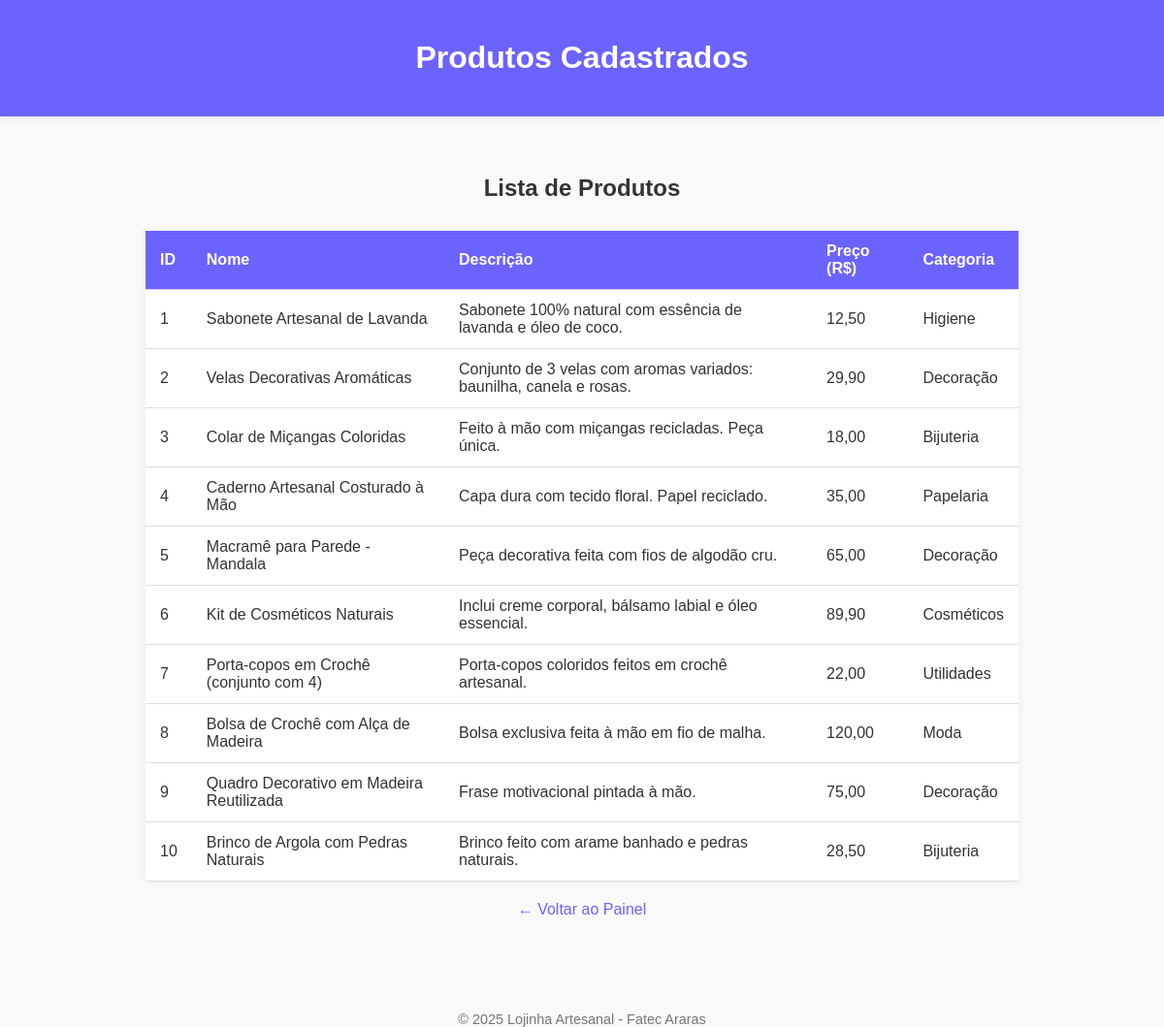
Screenshot of /listar.php (signed in) with the database file from the repository.
### tables this page shows
CREATE TABLE produtos_artesanais (
    id INT AUTO_INCREMENT PRIMARY KEY,
    nome_produto VARCHAR(100) NOT NULL,
    preco DECIMAL(10,2) NOT NULL,
    descricao VARCHAR(255),
    categoria VARCHAR(30)
);

### classe/db.php (called while the page is built, shortened)
<?php
class DB
{
    private $pdo;
    private $tabela = 'produtos_artesanais';
    public function __construct()
    {
        $host = 'localhost';
        $dbname = 'artesanato_db';
        $user = 'root';
        $pass = '';
        try {
            $dsn = "mysql:host=$host;dbname=$dbname;charset=utf8mb4";
            $this->pdo = new PDO($dsn, $user, $pass);
            $this->pdo->setAttribute(PDO::ATTR_ERRMODE, PDO::ERRMODE_EXCEPTION);
        } catch (PDOException $e) {
            die("Erro na conexão: " . $e->getMessage());
        }
    }
    public function listar()
    {
        $sql = "SELECT id, nome_produto, descricao, preco, categoria FROM {$this->tabela}";
        $stmt = $this->pdo->prepare($sql);
        $stmt->execute();
        return $stmt->fetchAll(PDO::FETCH_ASSOC);
    }
}

### listar.php (the view, shortened to what this page needs)
<?php
require('classe/db.php');
$db = new DB();
$produtos = $db->listar();
?>
<!DOCTYPE html>
<html lang="pt-br">
<head>
</head>
<body>
<header>
    <h1>Produtos Cadastrados</h1>
</header>
<main>
    <h2>Lista de Produtos</h2>
    <?php if (!empty($produtos)): ?>
        <table>
            <thead>
                <tr>
                    <th>ID</th>
                    <th>Nome</th>
                    <th>Descrição</th>
                    <th>Preço (R$)</th>
                    <th>Categoria</th>
                </tr>
            </thead>
            <tbody>
                <?php foreach ($produtos as $produto): ?>
                    <tr>
                        <td><?= htmlspecialchars($produto['id']) ?></td>
                        <td><?= htmlspecialchars($produto['nome_produto']) ?></td>
                        <td><?= htmlspecialchars($produto['descricao']) ?></td>
                        <td><?= number_format($produto['preco'], 2, ',', '.') ?></td>
                        <td><?= htmlspecialchars($produto['categoria']) ?></td>
                    </tr>
                <?php endforeach; ?>
            </tbody>
        </table>
    <?php else: ?>
        <p style="text-align:center;">Nenhum produto cadastrado.</p>
    <?php endif; ?>
    <div class="btn-voltar">
        <p><a href="home.php">← Voltar ao Painel</a></p>
    </div>
</main>
<footer>
    &copy; 2025 Lojinha Artesanal - Fatec Araras
</footer>
</body>
</html>

### listar.php (style rules this page uses)
body { font-family: Arial, sans-serif; background: #f9f9f9; color: #333; margin: 0; padding: 0; }
header { background-color: #6c63ff; color: white; padding: 20px 0; text-align: center; box-shadow: 0 2px 5px rgba(0,0,0,0.1); }
main { padding: 40px; max-width: 900px; margin: 0 auto; }
h2 { text-align: center; margin-bottom: 30px; }
table { width: 100%; border-collapse: collapse; background-color: white; box-shadow: 0 0 10px rgba(0,0,0,0.05); }
th, td { padding: 12px 15px; border-bottom: 1px solid #ddd; text-align: left; }
th { background-color: #6c63ff; color: white; }
.btn-voltar { text-align: center; margin-top: 20px; }
.btn-voltar a { color: #6c63ff; text-decoration: none; }
footer { text-align: center; margin-top: 40px; color: #777; font-size: 0.9em; }

### rows the page displays
produtos_artesanais: id "1", nome_produto "Sabonete Artesanal de Lavanda", descricao "Sabonete 100% natural com essência de lavanda e óleo de coco.", preco "12,50", categoria "Higiene"
produtos_artesanais: id "2", nome_produto "Velas Decorativas Aromáticas", descricao "Conjunto de 3 velas com aromas variados: baunilha, canela e rosas.", preco "29,90", categoria "Decoração"
produtos_artesanais: id "3", nome_produto "Colar de Miçangas Coloridas", descricao "Feito à mão com miçangas recicladas. Peça única.", preco "18,00", categoria "Bijuteria"
produtos_artesanais: id "4", nome_produto "Caderno Artesanal Costurado à Mão", descricao "Capa dura com tecido floral. Papel reciclado.", preco "35,00", categoria "Papelaria"
produtos_artesanais: id "5", nome_produto "Macramê para Parede - Mandala", descricao "Peça decorativa feita com fios de algodão cru.", preco "65,00", categoria "Decoração"
produtos_artesanais: id "6", nome_produto "Kit de Cosméticos Naturais", descricao "Inclui creme corporal, bálsamo labial e óleo essencial.", preco "89,90", categoria "Cosméticos"
produtos_artesanais: id "7", nome_produto "Porta-copos em Crochê (conjunto com 4)", descricao "Porta-copos coloridos feitos em crochê artesanal.", preco "22,00", categoria "Utilidades"
produtos_artesanais: id "8", nome_produto "Bolsa de Crochê com Alça de Madeira", descricao "Bolsa exclusiva feita à mão em fio de malha.", preco "120,00", categoria "Moda"
produtos_artesanais: id "9", nome_produto "Quadro Decorativo em Madeira Reutilizada", descricao "Frase motivacional pintada à mão.", preco "75,00", categoria "Decoração"
produtos_artesanais: id "10", nome_produto "Brinco de Argola com Pedras Naturais", descricao "Brinco feito com arame banhado e pedras naturais.", preco "28,50", categoria "Bijuteria"
